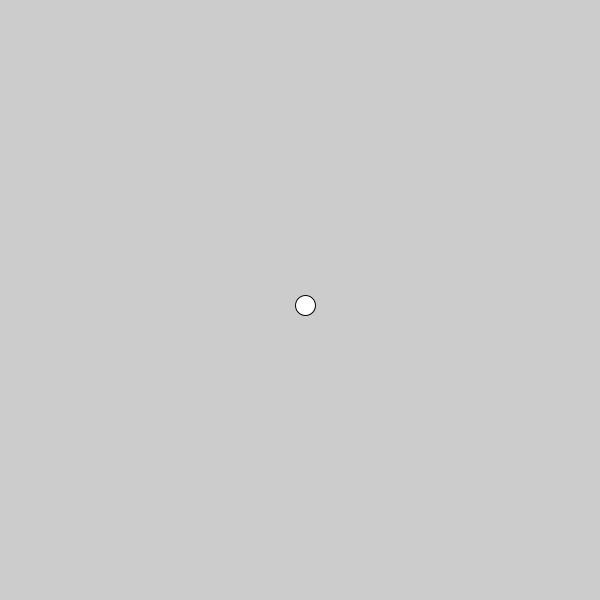
Frame 1 (no input)
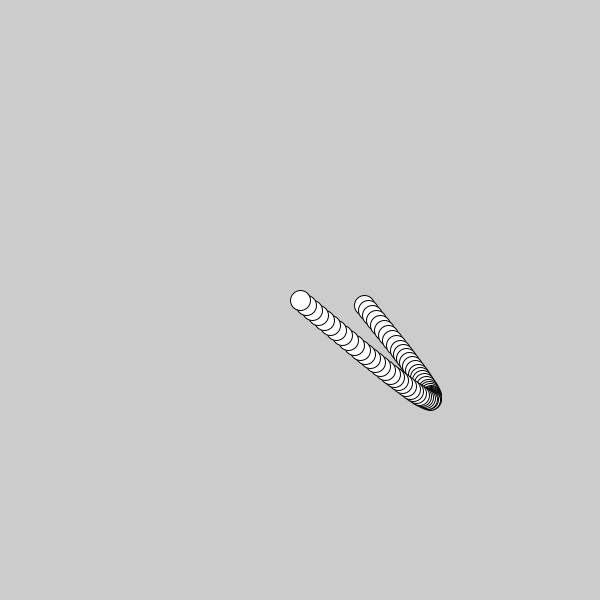
Frame 60 (the mouse pressed at the canvas centre just before this capture)
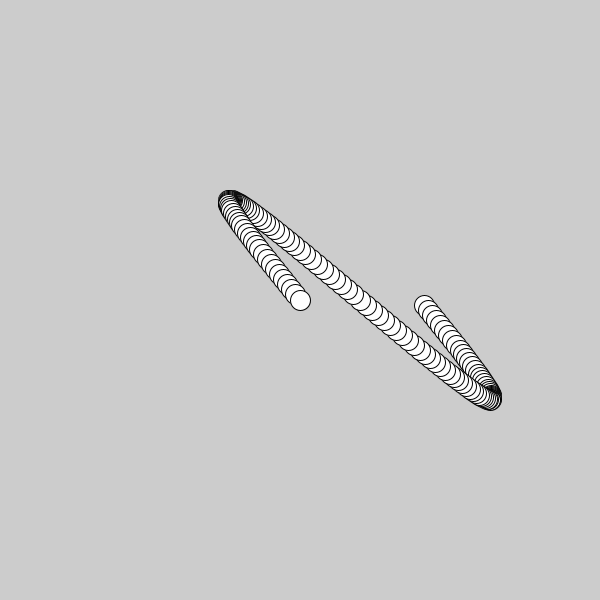
Frame 120 (the mouse held since frame 60 and released just before this capture)

The Processing sketch that drew these frames (run headless with seeded random() and noise(); from frame 60 on, the mouse is pressed at the canvas centre):

// Processing sketch: Week_10_Sin_Wave_using_Get_
// ── Week_10_Sin_Wave_using_Get_.pde
float angle;
PImage pg;
float incr;

void setup(){
 size(600,600);
 angle=0;
 incr=3;
 pg= get(0,0,600,600);
 
}

void draw(){
 image(pg,1,0);
 angle+= incr;
 float result = sin(radians(angle)); // TIMES AMP TIMES RATE
 //do the same with cos to create a circular motion 
 // AMP IS HOW FAR IT TRAVELS 
 // INCR IS THE SPEED 
 
 float y=map(result,-1,1,height/2-100,height/2+100);
 ellipse(y,y,20,20);
 
 //get function drawing the ellipse one pixel arross each frame 
 pg= get(0,0,600,600);
 //pg is screen capturing and changing each frame 
}
